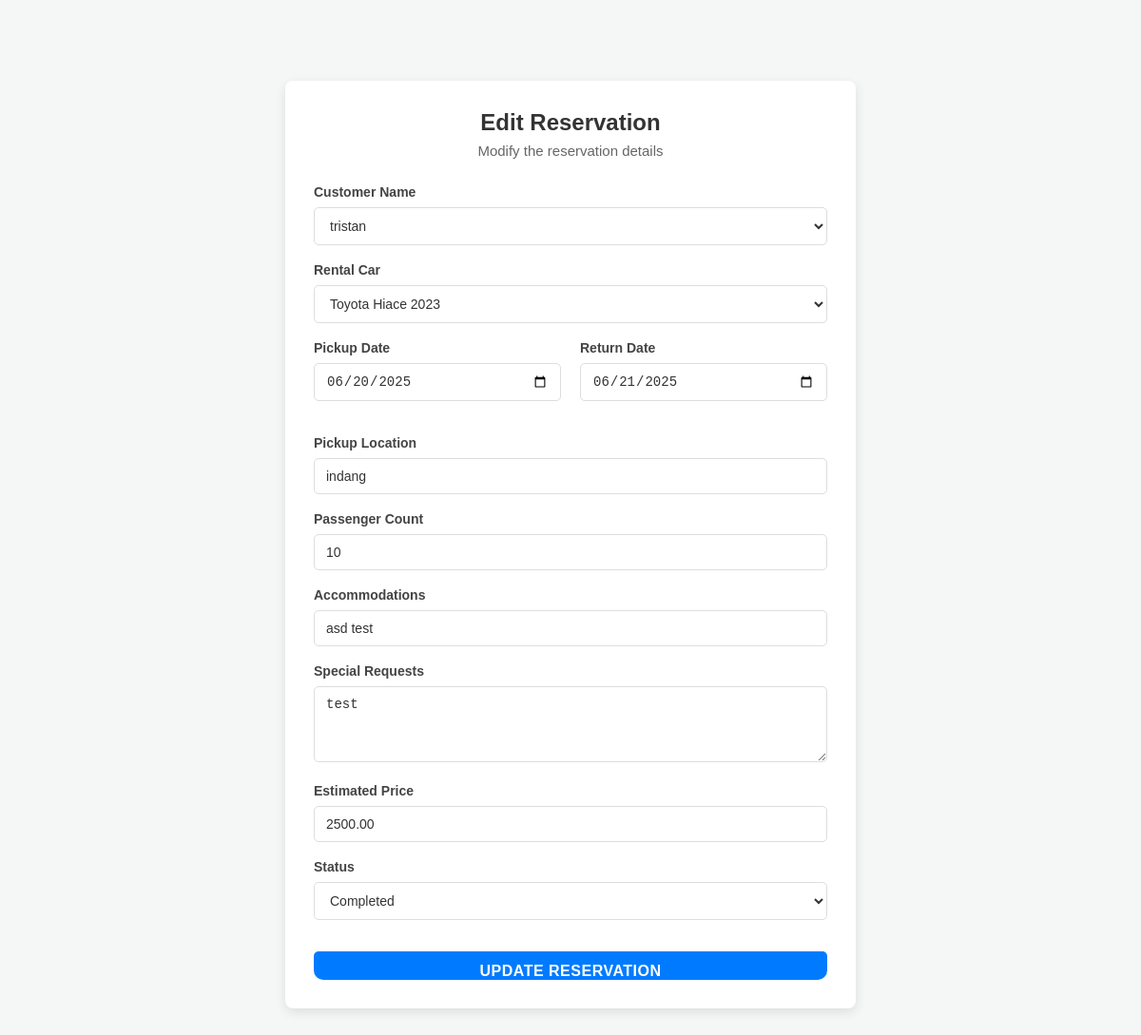
Page /admin/edit-reservation.php?id=39 (signed in) on the committed database.
### tables this page shows
CREATE TABLE `reservations` (
  `id` int(11) NOT NULL,
  `car_id` int(11) NOT NULL,
  `customer_id` int(11) NOT NULL,
  `status` enum('reserved','pending','completed','cancelled','in-route') NOT NULL,
  `pickup_date` date NOT NULL,
  `return_date` date NOT NULL,
  `passenger_count` int(11) NOT NULL,
  `accommodations` text NOT NULL,
  `special_requests` text NOT NULL,
  `pickup_location` varchar(255) NOT NULL,
  `estimated_price` decimal(10,2) NOT NULL,
  `created_at` timestamp NOT NULL DEFAULT current_timestamp()
);

CREATE TABLE `customers` (
  `id` int(11) NOT NULL,
  `name` varchar(255) NOT NULL,
  `email` varchar(255) NOT NULL,
  `password` varchar(255) NOT NULL,
  `driver_license_number` varchar(255) DEFAULT NULL,
  `address` varchar(255) DEFAULT NULL,
  `messenger_name` varchar(255) DEFAULT NULL,
  `phone_number` varchar(20) DEFAULT NULL,
  `profile_photo_path` varchar(255) DEFAULT NULL,
  `driver_license_image_path` varchar(255) DEFAULT NULL
);

CREATE TABLE `cars` (
  `id` int(11) NOT NULL,
  `make` varchar(255) NOT NULL,
  `model` varchar(255) NOT NULL,
  `year` int(11) NOT NULL,
  `color` varchar(255) NOT NULL,
  `engine` varchar(255) NOT NULL,
  `transmission` varchar(255) NOT NULL,
  `fuel_economy` varchar(255) NOT NULL,
  `seating_capacity` varchar(255) NOT NULL,
  `safety_features` text NOT NULL,
  `additional_features` text NOT NULL,
  `price` decimal(10,2) NOT NULL,
  `image_path` varchar(255) NOT NULL,
  `status` enum('available','rented','maintenance','unavailable') NOT NULL DEFAULT 'available'
);

### admin/edit-reservation.php (the view, shortened to what this page needs)
<?php
include '../conn.php';
$reservation_data = [];
$customers_data = [];
$cars_data = [];
$sql_customers = "SELECT id, name FROM customers ORDER BY name ASC";
$result_customers = mysqli_query($conn, $sql_customers);
if (!$result_customers) {
    set_parent_message('Error fetching customers: ' . mysqli_error($conn), 'error');
} else {
    while ($row = mysqli_fetch_assoc($result_customers)) {
        $customers_data[] = $row;
    }
}
$sql_cars = "SELECT id, make, model, year FROM cars ORDER BY make ASC, model ASC";
$result_cars = mysqli_query($conn, $sql_cars);
if (!$result_cars) {
    set_parent_message('Error fetching cars: ' . mysqli_error($conn), 'error');
} else {
    while ($row = mysqli_fetch_assoc($result_cars)) {
        $cars_data[] = $row;
    }
}
if (isset($_GET['id']) && is_numeric($_GET['id'])) {
    $reservation_id = mysqli_real_escape_string($conn, $_GET['id']);
    $sql_fetch_reservation = "
        SELECT
            r.id,
            r.customer_id,
            r.car_id,
            r.pickup_date,
            r.return_date,
            r.pickup_location,
            r.passenger_count,
            r.accommodations,
            r.special_requests,
            r.estimated_price,
            r.status
        FROM reservations r
        WHERE r.id = ?
    ";
    $stmt_fetch_reservation = mysqli_prepare($conn, $sql_fetch_reservation);
    if ($stmt_fetch_reservation) {
        mysqli_stmt_bind_param($stmt_fetch_reservation, "i", $reservation_id);
        mysqli_stmt_execute($stmt_fetch_reservation);
        $result_fetch_reservation = mysqli_stmt_get_result($stmt_fetch_reservation);
        if (mysqli_num_rows($result_fetch_reservation) > 0) {
            $reservation_data = mysqli_fetch_assoc($result_fetch_reservation);
        } else {
            set_parent_message('Reservation not found!', 'error');
        }
    } else {
        set_parent_message('Error preparing fetch reservation statement: ' . mysqli_error($conn), 'error');
    }
} else {
    set_parent_message('No reservation ID provided for editing.', 'error');
}
?>
<!DOCTYPE html>
<html lang="en">
<head>
    <link rel="stylesheet" href="form.css">
</head>
<body>
    <div class="form-container">
        <div class="form-card">
            <div class="form-header">
                <div class="form-title">Edit Reservation</div>
                <div class="form-subtitle">Modify the reservation details</div>
            </div>
            <form action="" method="POST">
                <div class="form-group">
                    <label for="customer_id" class="form-label">Customer Name</label>
                    <select id="customer_id" name="customer_id" class="form-input" required>
                        <?php foreach ($customers_data as $customer): ?>
                            <option value="<?php echo htmlspecialchars($customer['id']); ?>"
                                <?php echo ($customer['id'] == ($reservation_data['customer_id'] ?? '')) ? 'selected' : ''; ?>>
                                <?php echo htmlspecialchars($customer['name']); ?>
                            </option>
                        <?php endforeach; ?>
                    </select>
                </div>
                <div class="form-group">
                    <label for="car_id" class="form-label">Rental Car</label>
                    <select id="car_id" name="car_id" class="form-input" required>
                        <?php foreach ($cars_data as $car): ?>
                            <option value="<?php echo htmlspecialchars($car['id']); ?>"
                                <?php echo ($car['id'] == ($reservation_data['car_id'] ?? '')) ? 'selected' : ''; ?>>
                                <?php echo htmlspecialchars($car['make'] . ' ' . $car['model'] . ' ' . $car['year']); ?>
                            </option>
                        <?php endforeach; ?>
                    </select>
                </div>
                <div class="form-group form-row">
                    <div class="form-group">
                        <label for="pickup_date" class="form-label">Pickup Date</label>
                        <input type="date" id="pickup_date" name="pickup_date" class="form-input"
                            value="<?php echo htmlspecialchars($reservation_data['pickup_date'] ?? ''); ?>" required>
                    </div>
                    <div class="form-group">
                        <label for="return_date" class="form-label">Return Date</label>
                        <input type="date" id="return_date" name="return_date" class="form-input"
                            value="<?php echo htmlspecialchars($reservation_data['return_date'] ?? ''); ?>" required>
                    </div>
                </div>
                <div class="form-group">
                    <label for="pickup_location" class="form-label">Pickup Location</label>
                    <input type="text" id="pickup_location" name="pickup_location" class="form-input"
                        placeholder="e.g. Rosario, Cavite"
                        value="<?php echo htmlspecialchars($reservation_data['pickup_location'] ?? ''); ?>" required>
                </div>
                <div class="form-group">
                    <label for="passenger_count" class="form-label">Passenger Count</label>
                    <input type="number" id="passenger_count" name="passenger_count" class="form-input"
                        placeholder="Enter maximum number of passengers"
                        value="<?php echo htmlspecialchars($reservation_data['passenger_count'] ?? ''); ?>" required>
                </div>
                <div class="form-group">
                    <label for="accommodations" class="form-label">Accommodations</label>
                    <input type="text" id="accommodations" name="accommodations" class="form-input"
                        placeholder="e.g. Novotel Hotel"
                        value="<?php echo htmlspecialchars($reservation_data['accommodations'] ?? ''); ?>">
                </div>
                <div class="form-group">
                    <label for="special_requests" class="form-label">Special Requests</label>
                    <textarea id="special_requests" name="special_requests" class="form-input form-textarea"
                        placeholder="Optional (e.g. child seat, GPS, etc., or N/A if none)"><?php echo htmlspecialchars($reservation_data['special_requests'] ?? ''); ?></textarea>
                </div>
                <div class="form-group">
                    <label for="estimated_price" class="form-label">Estimated Price</label>
                    <input type="number" step="0.01" id="estimated_price" name="estimated_price" class="form-input"
                        placeholder="Auto-calculated or manually entered"
                        value="<?php echo htmlspecialchars($reservation_data['estimated_price'] ?? ''); ?>" required>
                </div>
                <div class="form-group">
                    <label for="status" class="form-label">Status</label>
                    <select id="status" name="status" class="form-input" required>
                        <?php
                        $statuses = ['pending', 'reserved', 'completed', 'cancelled'];
                        foreach ($statuses as $s) {
                            $selected = (($reservation_data['status'] ?? '') == $s) ? 'selected' : '';
                            $class = 'status-option-' . strtolower($s);
                            echo "<option value=\"{$s}\" {$selected} class=\"{$class}\">" . ucfirst($s) . "</option>";
                        }
                        ?>
                    </select>
                </div>
                <button type="submit" class="submit-btn">Update Reservation</button>
            </form>
        </div>
    </div>
</body>
</html>

### admin/form.css (style rules this page uses)
* { box-sizing: border-box; }
body { font-family: "Segoe UI", Tahoma, Geneva, Verdana, sans-serif; background: white; color: #333; padding: 20px; }
.form-container { display: flex; justify-content: center; align-items: center; min-height: 400px; margin: 15px 0; padding: 15px; }
.form-card { background: white; padding: 2rem; border-radius: 10px; width: 100%; max-width: 600px; max-height: 80vh; overflow-y: auto; }
.form-header { text-align: center; margin-bottom: 30px; }
.form-title { font-size: 24px; font-weight: bold; margin: 0 0 10px 0; color: #333; }
.form-subtitle { font-size: 14px; color: #666; margin: 0; line-height: 1.4; }
.form-group { margin-bottom: 20px; }
.form-label { display: block; font-size: 14px; font-weight: 500; color: #333; margin-bottom: 8px; }
.form-input { width: 100%; padding: 12px 15px; border: 1px solid #ddd; border-radius: 5px; font-size: 14px; color: #333; background: white; transition: all 0.3s ease; }
.form-input::placeholder { color: #999; }
.submit-btn { width: 100%; background: #333; color: white; border: none; padding: 15px; border-radius: 5px; font-size: 16px; font-weight: bold; cursor: pointer; transition: all 0.3s ease; text-transform: uppercase; letter-spacing: 0.5px; }

### admin/edit-reservation.php (style rules this page uses)
body { margin: 0; padding: 20px; background-color: #f4f7f6; }
.form-container { box-shadow: none; border: none; padding: 0; }
.form-card { box-shadow: none; border: none; padding: 0; }
body { font-family: Arial, sans-serif; background-color: #f4f7f6; display: flex; justify-content: center; align-items: center; min-height: 100vh; margin: 0; padding: 20px; box-sizing: border-box; }
.form-container { background-color: #ffffff; padding: 30px; border-radius: 8px; box-shadow: 0 4px 12px rgba(0, 0, 0, 0.1); width: 100%; max-width: 600px; box-sizing: border-box; }
.form-header { text-align: center; margin-bottom: 25px; }
.form-title { font-size: 24px; font-weight: bold; color: #333; margin-bottom: 5px; }
.form-subtitle { font-size: 15px; color: #666; }
.form-type, .form-group { margin-bottom: 18px; }
.form-label { display: block; font-weight: 600; margin-bottom: 8px; color: #444; font-size: 14px; }
.form-input, .form-textarea, .form-select { width: 100%; padding: 10px 12px; border: 1px solid #ddd; border-radius: 5px; font-size: 14px; color: #333; box-sizing: border-box; }
.form-textarea { resize: vertical; min-height: 80px; }
.form-row { display: flex; gap: 20px; flex-wrap: wrap; }
.form-row .form-group { flex: 1; min-width: 180px; }
.submit-btn { background-color: #007bff; color: white; padding: 12px 25px; border: none; border-radius: 5px; font-size: 16px; font-weight: bold; cursor: pointer; transition: background-color 0.3s ease; width: 100%; margin-top: 15px; }
.status-option-completed { color: green; font-weight: bold; }

### rows in the picture
reservations: customer_id "tristan", car_id "Toyota Hiace 2023", pickup_date "06/20/2025", return_date "06/21/2025", pickup_location "indang", passenger_count "10", accommodations "asd test", special_requests "test", estimated_price "2500.00"

### other values in the picture
form field status "Completed"
